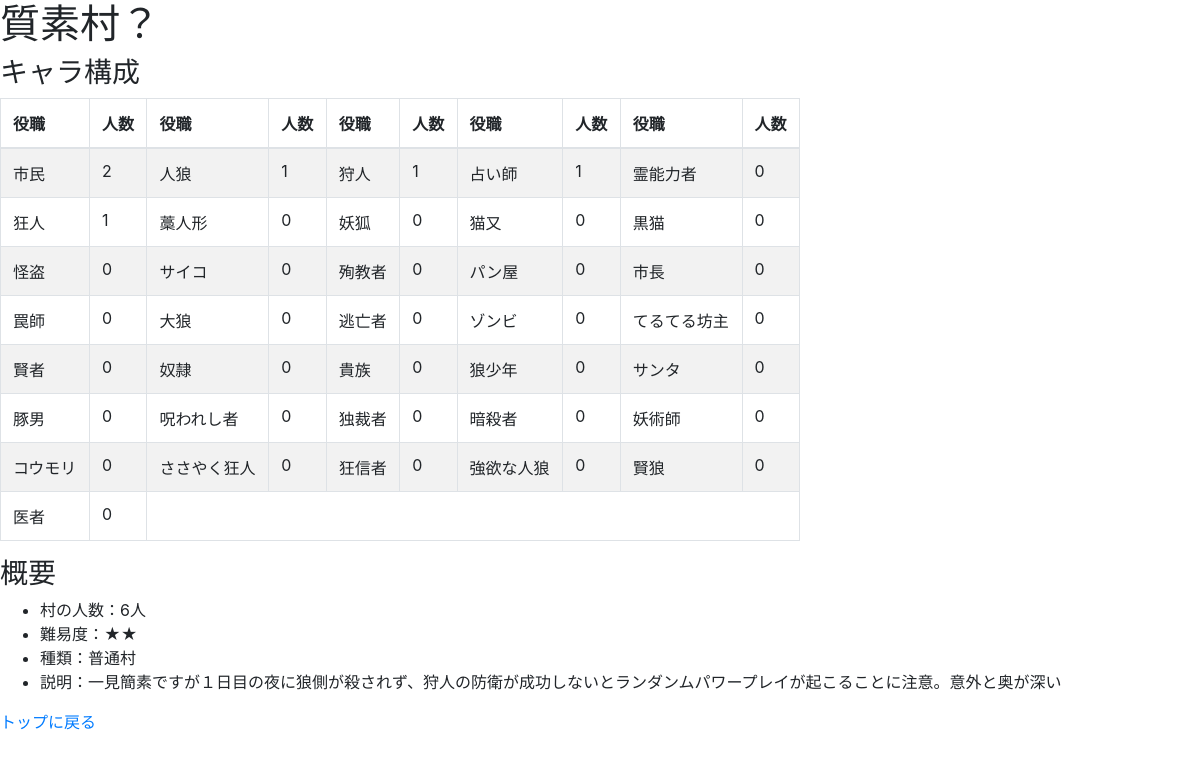
The app's page /jinromura/6/ with its own data.
### jinromura/models.py (models this page shows, shortened)
class Village(models.Model):
    name = models.CharField(max_length=40)
    people = models.IntegerField(default=0)
    level = models.IntegerField(default=0)
    category = models.CharField(max_length=200)
    description = models.CharField(max_length=200)
    citizen = models.IntegerField(default=0)
    werewolf = models.IntegerField(default=0)
    hunter = models.IntegerField(default=0)
    f_teller = models.IntegerField(default=0)
    shaman = models.IntegerField(default=0)
    dspcho = models.IntegerField(default=0)
    straw_doll = models.IntegerField(default=0)
    fox = models.IntegerField(default=0)
    nekomata = models.IntegerField(default=0)
    black_cat = models.IntegerField(default=0)
    thief = models.IntegerField(default=0)
    psyco = models.IntegerField(default=0)
    martydom = models.IntegerField(default=0)
    bakery = models.IntegerField(default=0)
    mayor = models.IntegerField(default=0)
    trap_nurses = models.IntegerField(default=0)
    big_wolf = models.IntegerField(default=0)
    fugitive = models.IntegerField(default=0)
    zombi = models.IntegerField(default=0)
    teruteru = models.IntegerField(default=0)
    wiseman = models.IntegerField(default=0)
    slave = models.IntegerField(default=0)
    aristcracy = models.IntegerField(default=0)
    wolfboy = models.IntegerField(default=0)
    santa = models.IntegerField(default=0)
    pigman = models.IntegerField(default=0)
    cursed = models.IntegerField(default=0)
    dictator = models.IntegerField(default=0)
    assassin = models.IntegerField(default=0)
    sorcerer = models.IntegerField(default=0)
    bat = models.IntegerField(default=0)
    queen = models.IntegerField(default=0)
    sasaki = models.IntegerField(default=0)
    fanatic = models.IntegerField(default=0)
    goyoku = models.IntegerField(default=0)
    wisewolf = models.IntegerField(default=0)
    doctor = models.IntegerField(default=0)

### jinromura/views.py (the view)
# urls.py: path('<int:village_id>/', views.detail, name='detail'),
def detail(request,village_id):
    village = get_object_or_404(Village,pk=village_id)
    return render(request, 'jinromura/detail.html',{'village':village})

### jinromura/templatetags/range.py (called while the page is built)
@register.filter(name='range')
def _range(_min, args=None):
    _max, _step = None, None
    if args:
        if not isinstance(args, int):
            _max, _step = map(int, args.split(','))
        else:
            _max = args
    args = filter(None, (_min,_max,_step))
    return range(*args)

### jinromura/templates/jinromura/detail.html (shortened to what this page needs)
{% load staticfiles %}
{% load range %}
<html>
  <head>
    <link rel="stylesheet" type="text/css" href="{% static 'css/bootstrap.css' %}" />
  </head>
  <body>
    <h1>{{ village.name }}</h1>
    <h3>キャラ構成</h3>
      <table class="table table-striped table-bordered" style="width:50rem;">
        <thead>
          <th>役職</th>
          <th>人数</th>
          <th>役職</th>
          <th>人数</th>
          <th>役職</th>
          <th>人数</th>
          <th>役職</th>
          <th>人数</th>
          <th>役職</th>
          <th>人数</th>
        </thead>
        <tbody>
          <tr>
            <td>市民</td>
            <td>{{village.citizen}}</td>
            <td>人狼</td>
            <td>{{village.werewolf}}</td>
            <td>狩人</td>
            <td>{{village.hunter}}</td>
            <td>占い師</td>
            <td>{{village.f_teller}}</td>
            <td>霊能力者</td>
            <td>{{village.shaman}}</td>
          </tr>
          <tr>
            <td>狂人</td>
            <td>{{village.dspcho}}</td>
            <td>藁人形</td>
            <td>{{village.straw_doll}}</td>
            <td>妖狐</td>
            <td>{{village.fox}}</td>
            <td>猫又</td>
            <td>{{village.nekomata}}</td>
            <td>黒猫</td>
            <td>{{village.black_cat}}</td>
          </tr>
          <tr>
            <td>怪盗</td>
            <td>{{village.thief}}</td>
            <td>サイコ</td>
            <td>{{village.psyco}}</td>
            <td>殉教者</td>
            <td>{{village.martydom}}</td>
            <td>パン屋</td>
            <td>{{village.bakery}}</td>
            <td>市長</td>
            <td>{{village.mayor}}</td>
          </tr>
          <tr>
            <td>罠師</td>
            <td>{{village.trap_nurses}}</td>
            <td>大狼</td>
            <td>{{village.big_wolf}}</td>
            <td>逃亡者</td>
            <td>{{village.fugitive}}</td>
            <td>ゾンビ</td>
            <td>{{village.zombi}}</td>
            <td>てるてる坊主</td>
            <td>{{village.teruteru}}</td>
          </tr>
          <tr>
            <td>賢者</td>
            <td>{{village.wiseman}}</td>
            <td>奴隷</td>
            <td>{{village.slave}}</td>
            <td>貴族</td>
            <td>{{village.aristcracy}}</td>
            <td>狼少年</td>
            <td>{{village.zombi}}</td>
            <td>サンタ</td>
            <td>{{village.santa}}</td>
          </tr>
          <tr>
            <td>豚男</td>
            <td>{{village.pigman}}</td>
            <td>呪われし者</td>
            <td>{{village.cursed}}</td>
            <td>独裁者</td>
            <td>{{village.dictator}}</td>
            <td>暗殺者</td>
            <td>{{village.assassin}}</td>
            <td>妖術師</td>
            <td>{{village.sorcerer}}</td>
          </tr>
          <tr>
            <td>コウモリ</td>
            <td>{{village.bat}}</td>
            <td>ささやく狂人</td>
            <td>{{village.sasaki}}</td>
            <td>狂信者</td>
            <td>{{village.fanatic}}</td>
            <td>強欲な人狼</td>
            <td>{{village.goyoku}}</td>
            <td>賢狼</td>
            <td>{{village.wisewolf}}</td>
          </tr>
          <tr>
            <td>医者</td>
            <td>{{village.doctor}}</td>
          </tr>
      </table>
    <h3>概要</h3>
      <ul>
        <li>村の人数：{{ village.people }}人</li>
        <li>難易度：{% for value in village.level|range %}★{% endfor %}</li>
        <li>種類：{{ village.category }}</li>
        <li>説明：{{ village.description }}</li>
      </ul>
    <p><a href="{% url 'index' %}">トップに戻る</a></p>
  </body>
</html>

### records on screen
Village: name "質素村？", citizen "2", werewolf "1", hunter "1", f_teller "1", shaman "0", dspcho "1", straw_doll "0", fox "0", nekomata "0", black_cat "0", thief "0", psyco "0", martydom "0", bakery "0", mayor "0", trap_nurses "0", big_wolf "0", fugitive "0", zombi "0", teruteru "0", wiseman "0", slave "0", aristcracy "0", santa "0", pigman "0", cursed "0", dictator "0", assassin "0", sorcerer "0", bat "0", sasaki "0", fanatic "0", goyoku "0", wisewolf "0", doctor "0", people "6", level 2 (drawn), category "普通村", description "一見簡素ですが１日目の夜に狼側が殺されず、狩人の防衛が成功しないとランダンムパワープレイが起こることに注意。意外と奥が深い"
